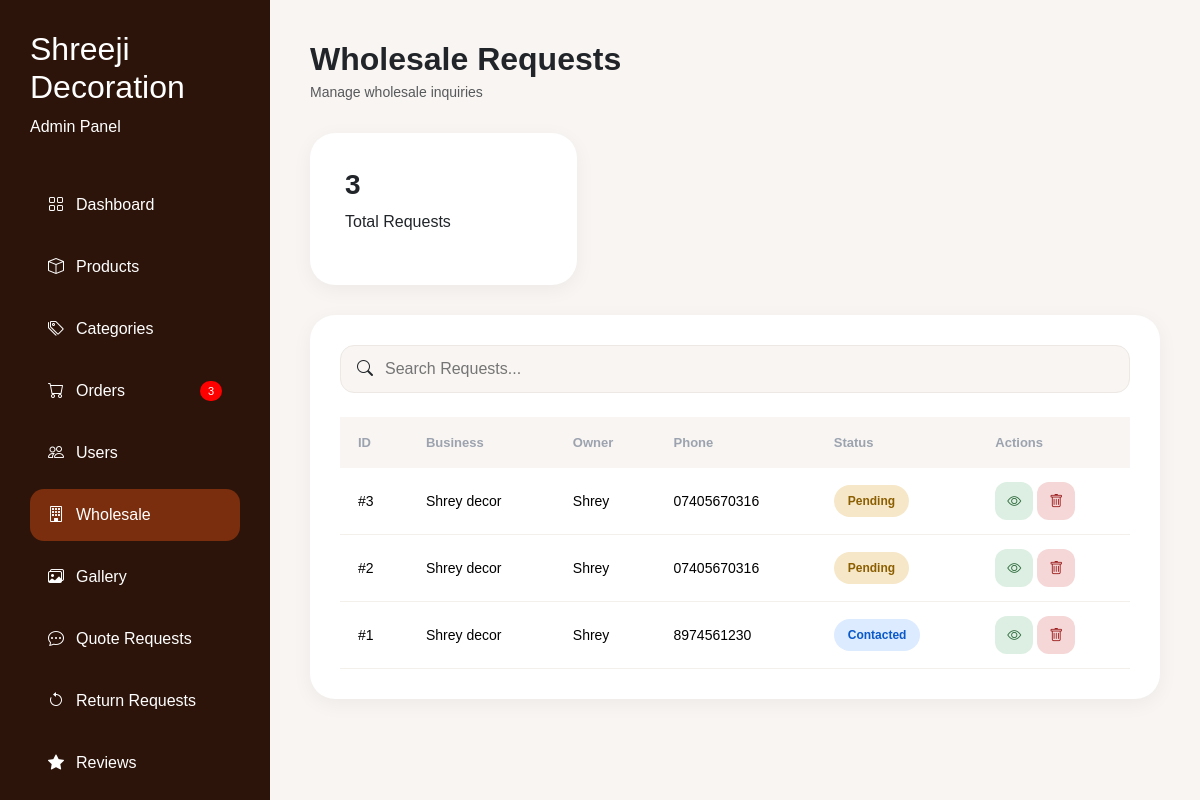
Screenshot of /admin/wholesale.php (signed in) with the database file from the repository.
### tables this page shows
CREATE TABLE `wholesale_requests` (
  `id` int(11) NOT NULL,
  `business_name` varchar(255) DEFAULT NULL,
  `owner_name` varchar(255) DEFAULT NULL,
  `phone` varchar(20) DEFAULT NULL,
  `email` varchar(255) DEFAULT NULL,
  `city` varchar(100) DEFAULT NULL,
  `address` text DEFAULT NULL,
  `message` text DEFAULT NULL,
  `status` varchar(50) DEFAULT 'Pending',
  `created_at` timestamp NOT NULL DEFAULT current_timestamp(),
  `admin_seen` tinyint(1) DEFAULT 0
);

### admin/wholesale.php (the view, shortened to what this page needs)
<?php
require_once '../config/db.php';
mysqli_query(
    $conn,
    "UPDATE wholesale_requests
SET admin_seen='1'
WHERE admin_seen='0'"
);
$wholesale = mysqli_query(
    $conn,
    "SELECT * FROM wholesale_requests ORDER BY id DESC"
);
?>
<!DOCTYPE html>
<html>
<head>
    <link href="https://cdn.jsdelivr.net/npm/bootstrap@5.3.3/dist/css/bootstrap.min.css" rel="stylesheet">
    <link rel="stylesheet" href="https://cdn.jsdelivr.net/npm/bootstrap-icons@1.11.3/font/bootstrap-icons.min.css">
</head>
<body>
    <?php include 'includes/sidebar.php'; ?>
    <div class="main-content">
        <div class="top-bar">
            <div>
                <h2 class="fw-bold mb-1">Wholesale Requests</h2>
                <p class="text-muted mb-0" style="font-size:14px;">
                    Manage wholesale inquiries
                </p>
            </div>
        </div>
        <div class="row g-4 mb-4">
            <div class="col-lg-4">
                <div class="stat-card">
                    <h3 class="fw-bold">
                        <?php echo mysqli_num_rows($wholesale); ?>
                    </h3>
                    <p>Total Requests</p>
                </div>
            </div>
        </div>
        <div class="wholesale-card">
            <div class="search-wrap">
                <i class="bi bi-search"></i>
                <input type="text"
                    placeholder="Search Requests...">
            </div>
            <div class="table-responsive">
                <table class="table">
                    <thead>
                        <tr>
                            <th>ID</th>
                            <th>Business</th>
                            <th>Owner</th>
                            <th>Phone</th>
                            <th>Status</th>
                            <th>Actions</th>
                        </tr>
                    </thead>
                    <tbody>
                        <?php while ($row = mysqli_fetch_assoc($wholesale)) { ?>
                            <tr>
                                <td>
                                    #<?php echo $row['id']; ?>
                                </td>
                                <td>
                                    <?php echo $row['business_name']; ?>
                                </td>
                                <td>
                                    <?php echo $row['owner_name']; ?>
                                </td>
                                <td>
                                    <?php echo $row['phone']; ?>
                                </td>
                                <td>
                                    <?php
                                    $class = 'pending';
                                    if ($row['status'] == 'Approved') {
                                        $class = 'approved';
                                    } elseif ($row['status'] == 'Rejected') {
                                        $class = 'rejected';
                                    } elseif ($row['status'] == 'Contacted') {
                                        $class = 'contacted';
                                    }
                                    ?>
                                    <span class="status-badge <?= $class; ?>">
                                        <?= $row['status']; ?>
                                    </span>
                                </td>
                                <td>
                                    <a href="view-wholesale.php?id=<?php echo $row['id']; ?>"
                                        class="action-btn view-btn">
                                        <i class="bi bi-eye"></i>
                                    </a>
                                    <a href="delete-wholesale.php?id=<?php echo $row['id']; ?>"
                                        class="action-btn delete-btn">
                                        <i class="bi bi-trash"></i>
                                    </a>
                                </td>
                            </tr>
                        <?php } ?>
                    </tbody>
                </table>
            </div>
        </div>
    </div>
</body>
</html>

### admin/wholesale.php (style rules this page uses)
body { background: #f8f5f2; font-family: Poppins, sans-serif; }
.main-content { margin-left: 270px; padding: 40px; }
.stat-card { background: #fff; padding: 35px; border-radius: 25px; box-shadow: 0 5px 20px rgba(0, 0, 0, 0.05); }
.wholesale-card { background: #fff; padding: 30px; border-radius: 25px; box-shadow: 0 5px 20px rgba(0, 0, 0, 0.05); margin-top: 30px; }
.top-bar { display: flex; justify-content: space-between; align-items: center; margin-bottom: 30px; }
.search-wrap { display: flex; align-items: center; gap: 10px; background: #f8f5f2; border: 1.5px solid #ede8e3; border-radius: 14px; padding: 10px 16px; margin-bottom: 24px; }
.search-wrap input { border: none; background: transparent; outline: none; width: 100%; }
.table { margin: 0; vertical-align: middle; }
.table thead th { border: none; padding: 16px 18px; font-size: 13px; font-weight: 600; color: #9CA3AF; background: #f8f5f2; }
.table tbody td { padding: 14px 18px; border-color: #f3f0ec; font-size: 14px; }
.status-badge { display: inline-block; padding: 7px 14px; border-radius: 50px; font-size: 12px; font-weight: 600; }
.pending { background: #F6E7C8; color: #8B5E00; }
.contacted { background: #DCEBFF; color: #0A58CA; }
.action-btn { width: 38px; height: 38px; border: none; border-radius: 12px; display: inline-flex; align-items: center; justify-content: center; text-decoration: none; }
.view-btn { background: #DDEFE2; color: #2F6B3E; }
.delete-btn { background: #F5D7D7; color: #9B1C1C; }

### rows the page displays
wholesale_requests: id "3", business_name "Shrey decor", owner_name "Shrey", phone "07405670316", status "Pending"
wholesale_requests: id "2", business_name "Shrey decor", owner_name "Shrey", phone "07405670316", status "Pending"
wholesale_requests: id "1", business_name "Shrey decor", owner_name "Shrey", phone "8974561230", status "Contacted"

### other values shown
$newOrders "3"
mysqli_num_rows($wholesale) "3"
